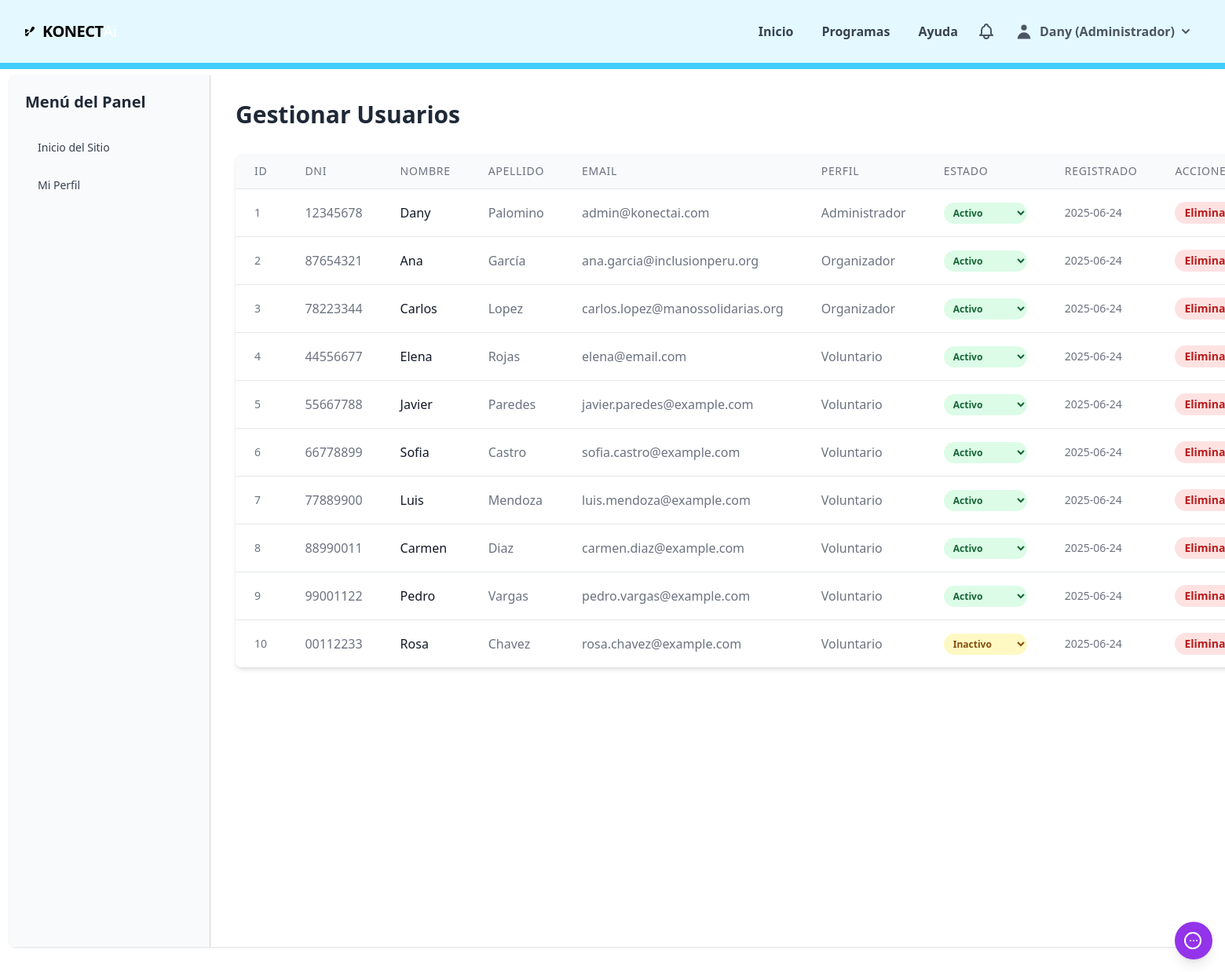
Screenshot of /dashboard/admin/manage_users (signed in) with the database file from the repository.
### model/models.py (models this page shows, shortened)
class Usuarios(db.Model, UserMixin):
    __tablename__ = 'usuarios'
    id_usuario = db.Column(db.Integer, primary_key=True, autoincrement=True)
    DNI = db.Column(db.String(8), unique=True, nullable=False)
    nombre = db.Column(db.String(100), nullable=False)
    contrasena_hash = db.Column(db.String(255), nullable=False)
    perfil = db.Column(db.Enum('voluntario', 'organizador', 'administrador', name='perfil_enum'), nullable=False)
    estado_usuario = db.Column(db.Enum(EstadoUsuario, name='estado_usuario_enum', values_callable=lambda x: [e.value for e in x]), nullable=False, default=EstadoUsuario.ACTIVO)
    fecha_registro = db.Column(db.DateTime, default=datetime.utcnow, nullable=False)
    apellido = db.Column(db.String(100), nullable=True)
    celular = db.Column(db.String(9), unique=True, nullable=True)
    email = db.Column(db.String(150), unique=True, nullable=True)
    direccion = db.Column(db.String(255), nullable=True)
    fecha_nacimiento = db.Column(db.Date, nullable=True)
    genero = db.Column(db.Enum('masculino', 'femenino', name='genero_enum'))
    organizaciones = relationship("Organizaciones", secondary=usuario_organizacion_table, back_populates="usuarios")
    preferencias = relationship("Preferencias", secondary=usuarios_preferencia_table, back_populates="usuarios")
    discapacidades_pivot = relationship("UsuarioDiscapacidad", back_populates="usuario", cascade="all, delete-orphan")
    inscripciones = relationship("Inscripciones", back_populates="usuario")
    notificaciones = relationship("Notificaciones", back_populates="usuario", cascade="all, delete-orphan")
    feedback = relationship("Feedback", back_populates="usuario")
    recomendaciones = relationship("Recomendaciones", back_populates="usuario")
    interacciones_chatbot = relationship("InteraccionesChatbot", back_populates="usuario")

### controller/dashboard_routes.py (the view)
@dashboard_bp.route('/admin/manage_users')
@login_required
def admin_manage_users():
    if current_user.perfil != 'administrador':
        flash("Acceso no autorizado.", "danger")
        return redirect(url_for('user_dashboard.dashboard'))
    all_users = Usuarios.query.order_by(Usuarios.id_usuario).all()
    estados_posibles = [estado.value for estado in EstadoUsuario]
    return render_template('admin_manage_users.html', users=all_users, title="Gestionar Usuarios", estados_posibles=estados_posibles)

### main.py (called while the page is built)
@login_manager.user_loader
def load_user(user_id):
    return db.session.get(Usuarios, int(user_id))

@app.context_processor
def inject_notifications():
    if current_user.is_authenticated:
        unread_count = db.session.query(func.count(Notificaciones.id_notificacion)).filter_by(id_usuario=current_user.id_usuario, leida=False).scalar()
        recent_unread_notifications = Notificaciones.query.filter_by(id_usuario=current_user.id_usuario, leida=False).order_by(Notificaciones.fecha_envio.desc()).limit(5).all()
        return dict(unread_notifications_count=unread_count, recent_unread_notifications=recent_unread_notifications)
    return dict(unread_notifications_count=0, recent_unread_notifications=[])

### view/templates/dashboards/admin_manage_users.html (shortened to what this page needs)
{% extends "dashboard.base.html" %}
{% block dashboard_main_content %}
    <h1 class="text-3xl font-bold text-gray-800 mb-8">Gestionar Usuarios</h1>
    <div class="bg-white shadow-md rounded-lg overflow-x-auto">
        <table class="min-w-full divide-y divide-gray-200">
            <thead class="bg-gray-50">
                <tr>
                    <th scope="col" class="px-6 py-3 text-left text-sm font-medium text-gray-500 uppercase tracking-wider">ID</th>
                    <th scope="col" class="px-6 py-3 text-left text-sm font-medium text-gray-500 uppercase tracking-wider">DNI</th>
                    <th scope="col" class="px-6 py-3 text-left text-sm font-medium text-gray-500 uppercase tracking-wider">Nombre</th>
                    <th scope="col" class="px-6 py-3 text-left text-sm font-medium text-gray-500 uppercase tracking-wider">Apellido</th>
                    <th scope="col" class="px-6 py-3 text-left text-sm font-medium text-gray-500 uppercase tracking-wider">Email</th>
                    <th scope="col" class="px-6 py-3 text-left text-sm font-medium text-gray-500 uppercase tracking-wider">Perfil</th>
                    <th scope="col" class="px-6 py-3 text-left text-sm font-medium text-gray-500 uppercase tracking-wider">Estado</th>
                    <th scope="col" class="px-6 py-3 text-left text-sm font-medium text-gray-500 uppercase tracking-wider">Registrado</th>
                    <th scope="col" class="px-6 py-3 text-left text-sm font-medium text-gray-500 uppercase tracking-wider">Acciones</th>
                </tr>
            </thead>
            <tbody class="bg-white divide-y divide-gray-200">
                {% if users %}
                    {% for user_item in users %}
                        <tr>
                            <td class="px-6 py-4 whitespace-nowrap text-sm text-gray-500">{{ user_item.id_usuario }}</td>
                            <td class="px-6 py-4 whitespace-nowrap text-base text-gray-500">{{ user_item.DNI }}</td>
                            <td class="px-6 py-4 whitespace-nowrap text-base text-gray-900">{{ user_item.nombre }}</td>
                            <td class="px-6 py-4 whitespace-nowrap text-base text-gray-500">{{ user_item.apellido if user_item.apellido else 'N/A' }}</td>
                            <td class="px-6 py-4 whitespace-nowrap text-base text-gray-500">{{ user_item.email if user_item.email else 'N/A' }}</td>
                            <td class="px-6 py-4 whitespace-nowrap text-base text-gray-500">{{ user_item.perfil | capitalize }}</td>
                            <td class="px-6 py-4 whitespace-nowrap text-sm text-gray-500">
                                <form action="{{ url_for('user_dashboard.admin_change_user_status', user_id=user_item.id_usuario) }}" method="POST" class="inline-flex">
                                    <select name="estado_usuario" onchange="this.form.submit()"
                                            class="px-2 py-1 text-xs leading-5 font-semibold rounded-full border-gray-300 focus:border-purple-300 focus:ring focus:ring-purple-200 focus:ring-opacity-50
                                                {% if user_item.estado_usuario.value == 'activo' %} bg-green-100 text-green-800
                                                {% elif user_item.estado_usuario.value == 'inactivo' %} bg-yellow-100 text-yellow-800
                                                {% elif user_item.estado_usuario.value == 'suspendido' %} bg-red-100 text-red-800
                                                {% elif user_item.estado_usuario.value == 'bloqueado' %} bg-red-200 text-red-900
                                                {% else %} bg-gray-100 text-gray-800 {% endif %}">
                                        {% for estado_val in estados_posibles %}
                                            <option value="{{ estado_val }}" {% if user_item.estado_usuario.value == estado_val %}selected{% endif %}>
                                                {{ estado_val | capitalize }}
                                            </option>
                                        {% endfor %}
                                    </select>
                                </form>
                            </td>
                            <td class="px-6 py-4 whitespace-nowrap text-sm text-gray-500">{{ user_item.fecha_registro.strftime('%Y-%m-%d') if user_item.fecha_registro else 'N/A' }}</td>
                            <td class="px-6 py-4 whitespace-nowrap text-sm font-medium space-x-2">
                                <form action="{{ url_for('user_dashboard.admin_delete_user', user_id=user_item.id_usuario) }}" method="POST" onsubmit="return confirm('¿Estás seguro de que quieres eliminar este usuario? Esta acción no se puede deshacer.');" class="inline-flex">
                                    <button type="submit" class="px-3 py-1 text-sm font-semibold text-red-700 bg-red-100 rounded-full hover:bg-red-200">
                                        Eliminar
                                    </button>
                                </form>
                            </td>
                        </tr>
                    {% endfor %}
                {% else %}
                    <tr>
                        <td colspan="9" class="px-6 py-4 whitespace-nowrap text-sm text-gray-500 text-center">No hay usuarios para mostrar.</td>
                    </tr>
                {% endif %}
            </tbody>
        </table>
    </div>
{% endblock %}

### view/templates/base.html (shortened to what this page needs)
<!doctype html>
<html lang="es">
  <head>
    <script src="https://cdn.tailwindcss.com"></script>
  </head>
  <body x-data="{ openMobileMenu: false }" class="text-base">
    <nav class="{{ nav_bg }} text-black fixed top-0 w-full border-b-8 {{ border_color }} z-50" >
      <div class="container mx-auto h-20 px-4 py-3 md:flex md:items-center md:justify-between">
        <div class="flex justify-between items-center text-xl">
          <a class="text-xl hover:text-purple-200 flex items-center" href="{{ url_for('main.home') }}">
            <span class="font-bold tracking-tight">KONECT</span><span class="font-medium tracking-tight text-white">Ai</span>
          </a>
        </div>
        <div :class="{'block': openMobileMenu, 'hidden': !openMobileMenu}" class="mobile-menu-container bg-white md:bg-transparent md:flex md:items-center w-full md:w-auto shadow-lg md:shadow-none" x-cloak>
          <ul class="md:flex flex-col md:flex-row md:space-x-1 mt-4 md:mt-0 text-gray-800 md:text-gray-700 font-bold">
            <li><a href="{{ url_for('main.home') }}" class="block py-2 px-4 rounded hover:bg-purple-600 hover:text-white md:hover:bg-purple-700 md:hover:text-white">Inicio</a></li>
            <li><a href="{{ url_for('main.programs') }}" class="block py-2 px-4 rounded hover:bg-purple-600 hover:text-white md:hover:bg-purple-700 md:hover:text-white">Programas</a></li>
            <li><a href="{{ url_for('main.help_page') }}" class="block py-2 px-4 rounded hover:bg-purple-600 hover:text-white md:hover:bg-purple-700 md:hover:text-white">Ayuda</a></li>
          </ul>
          <ul class="md:flex md:items-center flex-col md:flex-row md:space-x-1 mt-4 md:mt-0 md:ml-auto font-bold">
            {% if current_user.is_authenticated %}
            <li class="relative hidden md:block" x-data="{ openNotifications: false }" @click.away="openNotifications = false">
              <button @click="openNotifications = !openNotifications" class="p-2 rounded-full text-gray-600 hover:text-purple-200 focus:outline-none focus:bg-purple-600 relative" aria-label="Notifications_desktop">
              </button>
            </li>
            <li class="relative" x-data="{ openUserMenu: false }" @click.away="openUserMenu = false">
              <button @click="openUserMenu = !openUserMenu" class="flex items-center w-full text-left py-2 px-3 text-gray-600  hover:text-purple-200 rounded focus:outline-none focus:bg-purple-600">
                <svg class="h-6 w-6 mr-2 inline-block" fill="currentColor" viewBox="0 0 20 20" xmlns="http://www.w3.org/2000/svg">
                    <path fill-rule="evenodd" d="M10 9a3 3 0 100-6 3 3 0 000 6zm-7 9a7 7 0 1114 0H3z" clip-rule="evenodd"></path>
                </svg>
                {{ current_user.nombre }} ({{ current_user.perfil | capitalize }})
                <svg class="h-5 w-5 ml-1 fill-current" viewBox="0 0 20 20"><path d="M5.293 7.293a1 1 0 011.414 0L10 10.586l3.293-3.293a1 1 0 111.414 1.414l-4 4a1 1 0 01-1.414 0l-4-4a1 1 0 010-1.414z"></path></svg>
              </button>
            </li>
            {% endif %}
          </ul>
        </div>
      </div>
    </nav>
    <main class="container mx-auto py-4 px-4 mt-24">
      {% block content %}{% endblock %}
    </main>
    <div x-data="{ openChatbotMenu: false }" class="fixed bottom-4 right-4 z-40">
      <button id="mainChatbotButton" @click="openChatbotMenu = !openChatbotMenu" aria-label="Abrir menú del chatbot" class="bg-purple-600 hover:bg-purple-700 text-white p-3 rounded-full shadow-lg focus:outline-none focus:ring-2 focus:ring-purple-500 focus:ring-opacity-50">
        <svg xmlns="http://www.w3.org/2000/svg" class="h-6 w-6" fill="none" viewBox="0 0 24 24" stroke="currentColor">
          <path stroke-linecap="round" stroke-linejoin="round" stroke-width="2" d="M8 12h.01M12 12h.01M16 12h.01M21 12c0 5.523-4.477 10-10 10S1 17.523 1 12 5.477 2 11 2s10 4.477 10 10z" />
        </svg>
      </button>
    </div>
  </body>
</html>

### rows the page displays
Usuarios: nombre "Dany", perfil "Administrador", id_usuario "1", DNI "12345678", apellido "Palomino", email "admin@konectai.com", estado_usuario "Activo", fecha_registro "2025-06-24"
Usuarios: id_usuario "2", DNI "87654321", nombre "Ana", apellido "García", email "ana.garcia@inclusionperu.org", perfil "Organizador", estado_usuario "Activo", fecha_registro "2025-06-24"
Usuarios: id_usuario "3", DNI "78223344", nombre "Carlos", apellido "Lopez", email "carlos.lopez@manossolidarias.org", perfil "Organizador", estado_usuario "Activo", fecha_registro "2025-06-24"
Usuarios: id_usuario "4", DNI "44556677", nombre "Elena", apellido "Rojas", email "elena@email.com", perfil "Voluntario", estado_usuario "Activo", fecha_registro "2025-06-24"
Usuarios: id_usuario "5", DNI "55667788", nombre "Javier", apellido "Paredes", email "javier.paredes@example.com", perfil "Voluntario", estado_usuario "Activo", fecha_registro "2025-06-24"
Usuarios: id_usuario "6", DNI "66778899", nombre "Sofia", apellido "Castro", email "sofia.castro@example.com", perfil "Voluntario", estado_usuario "Activo", fecha_registro "2025-06-24"
Usuarios: id_usuario "7", DNI "77889900", nombre "Luis", apellido "Mendoza", email "luis.mendoza@example.com", perfil "Voluntario", estado_usuario "Activo", fecha_registro "2025-06-24"
Usuarios: id_usuario "8", DNI "88990011", nombre "Carmen", apellido "Diaz", email "carmen.diaz@example.com", perfil "Voluntario", estado_usuario "Activo", fecha_registro "2025-06-24"
Usuarios: id_usuario "9", DNI "99001122", nombre "Pedro", apellido "Vargas", email "pedro.vargas@example.com", perfil "Voluntario", estado_usuario "Activo", fecha_registro "2025-06-24"
Usuarios: id_usuario "10", DNI "00112233", nombre "Rosa", apellido "Chavez", email "rosa.chavez@example.com", perfil "Voluntario", estado_usuario "Inactivo", fecha_registro "2025-06-24"
